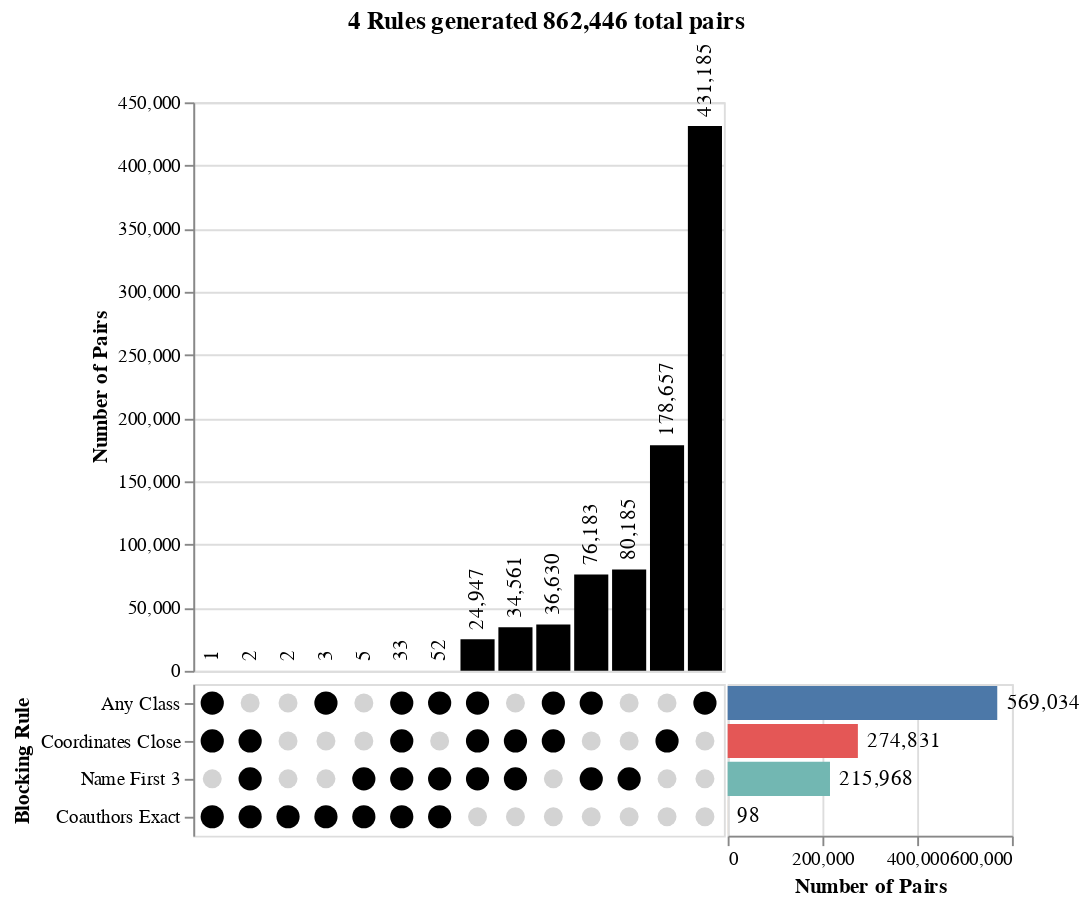

The code cell stored with this chart in its notebook:
### Markdown cell above
We can also inspect which blocking rules were most to blame for the generated
pairs. If some rules generate a huge amount of comparisons, it might be worth
trying to make them more restrictive so we get better performance. Or, if some
blocking rules aren't generating any comparisons, that might be an indication
that we have a bug in there somewhere.

### Code cell
mismo.block.upset_chart(blocked)

### Figure 1 — Vega-Lite specification as saved in the notebook (floating-point values rounded to 4 significant figures)
{"config": {"view": {"continuousWidth": 300, "continuousHeight": 300}}, "vconcat": [{"layer": [{"mark": {"type": "bar", "color": "black"}, "encoding": {"x": {"axis": null, "field": "intersection_id", "sort": {"field": "intersection_size"}, "type": "ordinal"}, "y": {"field": "intersection_size", "title": "Number of Pairs", "type": "quantitative"}}, "transform": [{"filter": "(datum.set === 'Any Class')"}]}, {"mark": {"type": "text", "align": "left", "angle": 270, "dx": 5}, "encoding": {"text": {"field": "intersection_size", "format": ",", "type": "quantitative"}, "x": {"axis": null, "field": "intersection_id", "sort": {"field": "intersection_size"}, "type": "ordinal"}, "y": {"field": "intersection_size", "title": "Number of Pairs", "type": "quantitative"}}, "transform": [{"filter": "(datum.set === 'Any Class')"}]}]}, {"hconcat": [{"layer": [{"mark": {"type": "circle", "color": "lightgray", "opacity": 1, "size": 100}, "encoding": {"tooltip": [{"field": "set", "type": "nominal"}], "x": {"axis": null, "field": "intersection_id", "sort": {"field": "intersection_size"}, "type": "ordinal"}, "y": {"axis": {"labelLimit": 500, "title": "Blocking Rule"}, "field": "set", "sort": ["Any Class", "Coordinates Close", "Name First 3", "Coauthors Exact"], "type": "ordinal"}}}, {"mark": {"type": "circle", "color": "black", "opacity": 1, "size": 150}, "encoding": {"tooltip": [{"field": "set", "type": "nominal"}], "x": {"axis": null, "field": "intersection_id", "sort": {"field": "intersection_size"}, "type": "ordinal"}, "y": {"axis": {"labelLimit": 500, "title": "Blocking Rule"}, "field": "set", "sort": ["Any Class", "Coordinates Close", "Name First 3", "Coauthors Exact"], "type": "ordinal"}}, "transform": [{"filter": "datum.is_intersect"}]}]}, {"layer": [{"mark": {"type": "bar"}, "encoding": {"color": {"field": "set", "legend": null, "type": "nominal"}, "tooltip": [{"field": "set", "type": "nominal"}], "x": {"aggregate": "sum", "field": "intersection_size", "title": "Number of Pairs", "type": "quantitative"}, "y": {"axis": null, "field": "set", "sort": ["Any Class", "Coordinates Close", "Name First 3", "Coauthors Exact"], "type": "ordinal"}}, "transform": [{"filter": "datum.is_intersect"}]}, {"mark": {"type": "text", "align": "left", "dx": 5}, "encoding": {"text": {"aggregate": "sum", "field": "intersection_size", "format": ",", "type": "quantitative"}, "tooltip": [{"field": "set", "type": "nominal"}], "x": {"aggregate": "sum", "field": "intersection_size", "title": "Number of Pairs", "type": "quantitative"}, "y": {"axis": null, "field": "set", "sort": ["Any Class", "Coordinates Close", "Name First 3", "Coauthors Exact"], "type": "ordinal"}}, "transform": [{"filter": "datum.is_intersect"}]}], "width": 150}], "spacing": 0}], "data": {"name": "data-ec1ef30edb9687cd8d44c506048c11fc"}, "spacing": 0, "title": {"text": "4 Rules generated 862,446 total pairs", "anchor": "middle"}, "$schema": "https://vega.github.io/schema/vega-lite/v5.17.0.json", "datasets": {"data-ec1ef30edb9687cd8d44c506048c11fc": [{"intersection_id": 0, "intersection_size": 52, "intersection_degree": 3, "set": "Name First 3", "is_intersect": true, "set_order": 0}, {"intersection_id": 1, "intersection_size": 5, "intersection_degree": 2, "set": "Name First 3", "is_intersect": true, "set_order": 0}, {"intersection_id": 2, "intersection_size": 80185, "intersection_degree": 1, "set": "Name First 3", "is_intersect": true, "set_order": 0}, {"intersection_id": 3, "intersection_size": 178657, "intersection_degree": 1, "set": "Name First 3", "is_intersect": false, "set_order": 0}, {"intersection_id": 4, "intersection_size": 24947, "intersection_degree": 3, "set": "Name First 3", "is_intersect": true, "set_order": 0}, {"intersection_id": 5, "intersection_size": 34561, "intersection_degree": 2, "set": "Name First 3", "is_intersect": true, "set_order": 0}, {"intersection_id": 6, "intersection_size": 1, "intersection_degree": 3, "set": "Name First 3", "is_intersect": false, "set_order": 0}, {"intersection_id": 7, "intersection_size": 2, "intersection_degree": 3, "set": "Name First 3", "is_intersect": true, "set_order": 0}, {"intersection_id": 8, "intersection_size": 76183, "intersection_degree": 2, "set": "Name First 3", "is_intersect": true, "set_order": 0}, {"intersection_id": 9, "intersection_size": 431185, "intersection_degree": 1, "set": "Name First 3", "is_intersect": false, "set_order": 0}, {"intersection_id": 10, "intersection_size": 2, "intersection_degree": 1, "set": "Name First 3", "is_intersect": false, "set_order": 0}, {"intersection_id": 11, "intersection_size": 3, "intersection_degree": 2, "set": "Name First 3", "is_intersect": false, "set_order": 0}, {"intersection_id": 12, "intersection_size": 36630, "intersection_degree": 2, "set": "Name First 3", "is_intersect": false, "set_order": 0}, {"intersection_id": 13, "intersection_size": 33, "intersection_degree": 4, "set": "Name First 3", "is_intersect": true, "set_order": 0}, {"intersection_id": 0, "intersection_size": 52, "intersection_degree": 3, "set": "Coordinates Close", "is_intersect": false, "set_order": 1}, {"intersection_id": 1, "intersection_size": 5, "intersection_degree": 2, "set": "Coordinates Close", "is_intersect": false, "set_order": 1}, {"intersection_id": 2, "intersection_size": 80185, "intersection_degree": 1, "set": "Coordinates Close", "is_intersect": false, "set_order": 1}, {"intersection_id": 3, "intersection_size": 178657, "intersection_degree": 1, "set": "Coordinates Close", "is_intersect": true, "set_order": 1}, {"intersection_id": 4, "intersection_size": 24947, "intersection_degree": 3, "set": "Coordinates Close", "is_intersect": true, "set_order": 1}, {"intersection_id": 5, "intersection_size": 34561, "intersection_degree": 2, "set": "Coordinates Close", "is_intersect": true, "set_order": 1}, {"intersection_id": 6, "intersection_size": 1, "intersection_degree": 3, "set": "Coordinates Close", "is_intersect": true, "set_order": 1}, {"intersection_id": 7, "intersection_size": 2, "intersection_degree": 3, "set": "Coordinates Close", "is_intersect": true, "set_order": 1}, {"intersection_id": 8, "intersection_size": 76183, "intersection_degree": 2, "set": "Coordinates Close", "is_intersect": false, "set_order": 1}, {"intersection_id": 9, "intersection_size": 431185, "intersection_degree": 1, "set": "Coordinates Close", "is_intersect": false, "set_order": 1}, {"intersection_id": 10, "intersection_size": 2, "intersection_degree": 1, "set": "Coordinates Close", "is_intersect": false, "set_order": 1}, {"intersection_id": 11, "intersection_size": 3, "intersection_degree": 2, "set": "Coordinates Close", "is_intersect": false, "set_order": 1}, {"intersection_id": 12, "intersection_size": 36630, "intersection_degree": 2, "set": "Coordinates Close", "is_intersect": true, "set_order": 1}, {"intersection_id": 13, "intersection_size": 33, "intersection_degree": 4, "set": "Coordinates Close", "is_intersect": true, "set_order": 1}, {"intersection_id": 0, "intersection_size": 52, "intersection_degree": 3, "set": "Coauthors Exact", "is_intersect": true, "set_order": 2}, {"intersection_id": 1, "intersection_size": 5, "intersection_degree": 2, "set": "Coauthors Exact", "is_intersect": true, "set_order": 2}, {"intersection_id": 2, "intersection_size": 80185, "intersection_degree": 1, "set": "Coauthors Exact", "is_intersect": false, "set_order": 2}, {"intersection_id": 3, "intersection_size": 178657, "intersection_degree": 1, "set": "Coauthors Exact", "is_intersect": false, "set_order": 2}, {"intersection_id": 4, "intersection_size": 24947, "intersection_degree": 3, "set": "Coauthors Exact", "is_intersect": false, "set_order": 2}, {"intersection_id": 5, "intersection_size": 34561, "intersection_degree": 2, "set": "Coauthors Exact", "is_intersect": false, "set_order": 2}, {"intersection_id": 6, "intersection_size": 1, "intersection_degree": 3, "set": "Coauthors Exact", "is_intersect": true, "set_order": 2}, {"intersection_id": 7, "intersection_size": 2, "intersection_degree": 3, "set": "Coauthors Exact", "is_intersect": true, "set_order": 2}, {"intersection_id": 8, "intersection_size": 76183, "intersection_degree": 2, "set": "Coauthors Exact", "is_intersect": false, "set_order": 2}, {"intersection_id": 9, "intersection_size": 431185, "intersection_degree": 1, "set": "Coauthors Exact", "is_intersect": false, "set_order": 2}, {"intersection_id": 10, "intersection_size": 2, "intersection_degree": 1, "set": "Coauthors Exact", "is_intersect": true, "set_order": 2}, {"intersection_id": 11, "intersection_size": 3, "intersection_degree": 2, "set": "Coauthors Exact", "is_intersect": true, "set_order": 2}, {"intersection_id": 12, "intersection_size": 36630, "intersection_degree": 2, "set": "Coauthors Exact", "is_intersect": false, "set_order": 2}, {"intersection_id": 13, "intersection_size": 33, "intersection_degree": 4, "set": "Coauthors Exact", "is_intersect": true, "set_order": 2}, {"intersection_id": 0, "intersection_size": 52, "intersection_degree": 3, "set": "Any Class", "is_intersect": true, "set_order": 3}, {"intersection_id": 1, "intersection_size": 5, "intersection_degree": 2, "set": "Any Class", "is_intersect": false, "set_order": 3}, {"intersection_id": 2, "intersection_size": 80185, "intersection_degree": 1, "set": "Any Class", "is_intersect": false, "set_order": 3}, {"intersection_id": 3, "intersection_size": 178657, "intersection_degree": 1, "set": "Any Class", "is_intersect": false, "set_order": 3}, {"intersection_id": 4, "intersection_size": 24947, "intersection_degree": 3, "set": "Any Class", "is_intersect": true, "set_order": 3}, {"intersection_id": 5, "intersection_size": 34561, "intersection_degree": 2, "set": "Any Class", "is_intersect": false, "set_order": 3}, {"intersection_id": 6, "intersection_size": 1, "intersection_degree": 3, "set": "Any Class", "is_intersect": true, "set_order": 3}, {"intersection_id": 7, "intersection_size": 2, "intersection_degree": 3, "set": "Any Class", "is_intersect": false, "set_order": 3}, {"intersection_id": 8, "intersection_size": 76183, "intersection_degree": 2, "set": "Any Class", "is_intersect": true, "set_order": 3}, {"intersection_id": 9, "intersection_size": 431185, "intersection_degree": 1, "set": "Any Class", "is_intersect": true, "set_order": 3}, {"intersection_id": 10, "intersection_size": 2, "intersection_degree": 1, "set": "Any Class", "is_intersect": false, "set_order": 3}, {"intersection_id": 11, "intersection_size": 3, "intersection_degree": 2, "set": "Any Class", "is_intersect": true, "set_order": 3}, {"intersection_id": 12, "intersection_size": 36630, "intersection_degree": 2, "set": "Any Class", "is_intersect": true, "set_order": 3}, {"intersection_id": 13, "intersection_size": 33, "intersection_degree": 4, "set": "Any Class", "is_intersect": true, "set_order": 3}]}}
